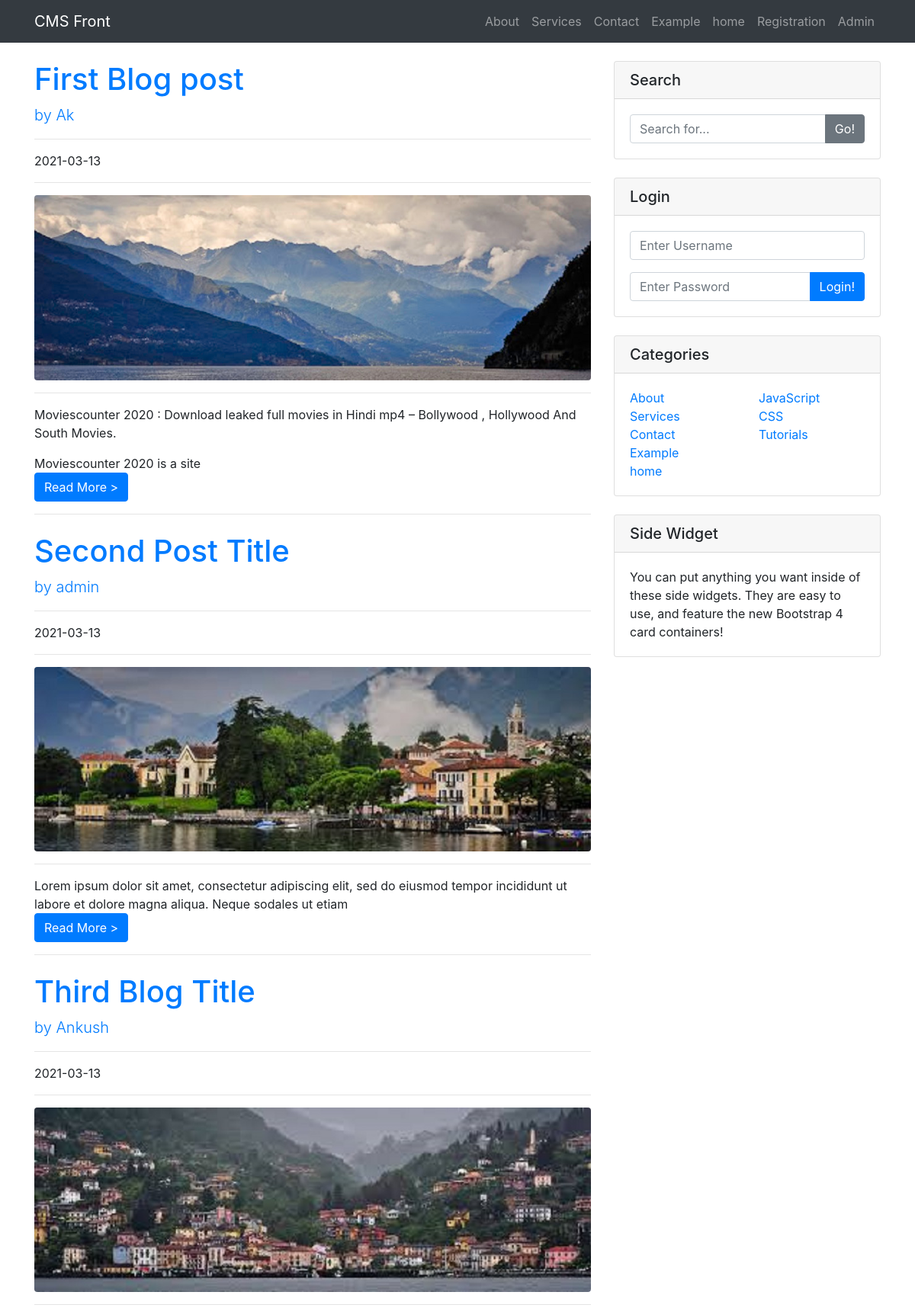
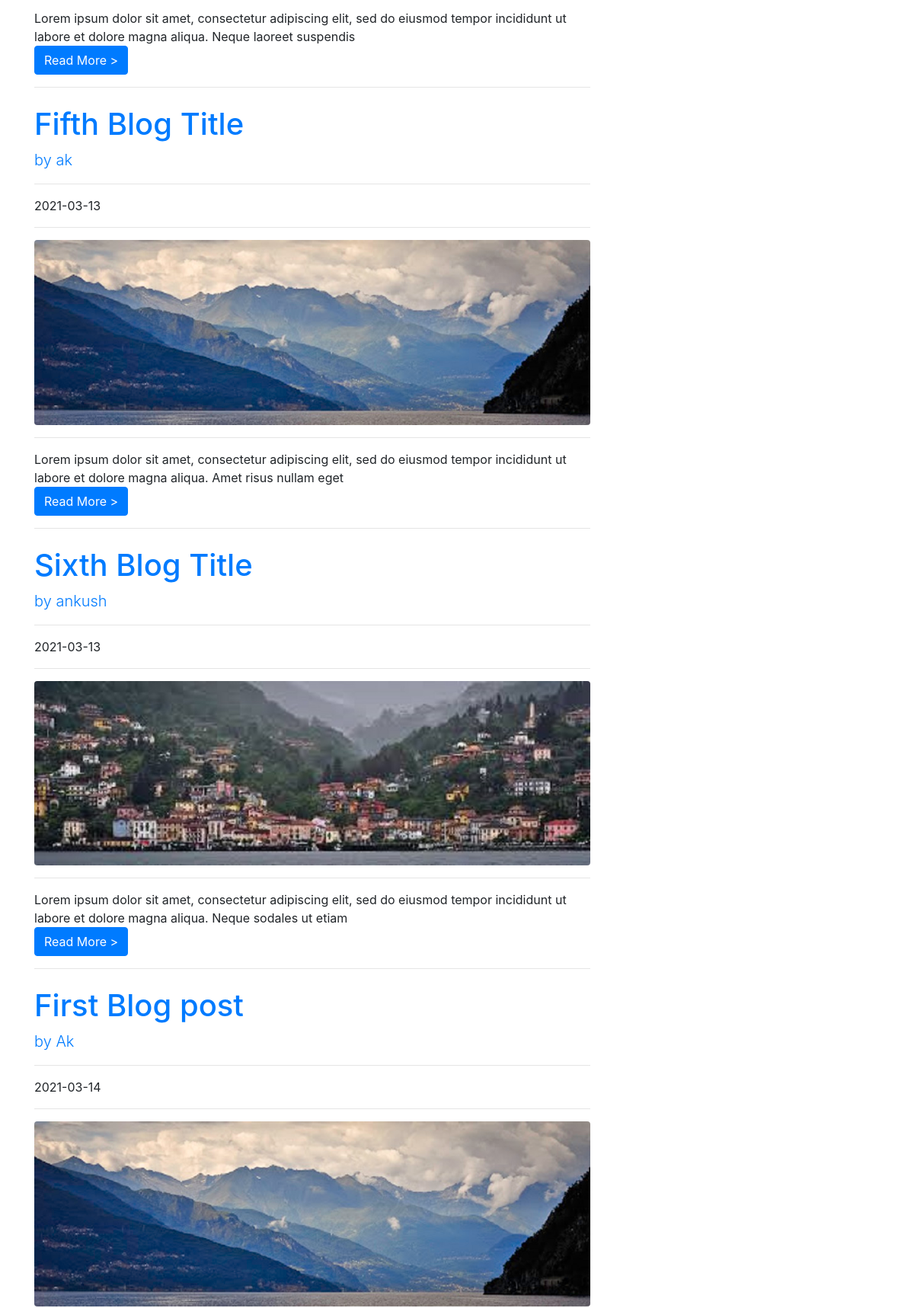
/index_old.php (upper part), run on the app's committed database (2 pictures, top to bottom).
### tables this page shows
CREATE TABLE `categories` (
  `cat_id` int(11) NOT NULL,
  `cat_title` varchar(255) NOT NULL
);

CREATE TABLE `posts` (
  `post_id` int(11) NOT NULL,
  `post_category_id` int(11) NOT NULL,
  `post_title` varchar(255) NOT NULL,
  `post_author` varchar(255) NOT NULL,
  `post_date` date NOT NULL,
  `post_image` text NOT NULL,
  `post_content` text NOT NULL,
  `post_tags` varchar(255) NOT NULL,
  `post_comment_count` int(11) NOT NULL,
  `post_status` varchar(255) NOT NULL DEFAULT 'draft',
  `post_views_count` int(11) NOT NULL
);

### index_old.php (the view, shortened to what this page needs)
<?php include "includes/db.php"; ?>
<!DOCTYPE html>
<html lang="en">
<head>
  <link href="vendor/bootstrap/css/bootstrap.min.css" rel="stylesheet">
  <link href="css/blog-post.css" rel="stylesheet">
</head>
<body>
<?php include "includes/navigations.php"; ?>
  <div class="container">
    <div class="row">
      <div class="col-lg-8">
          <?php
            $query = "SELECT * FROM posts ";
            $select_all_posts_query = mysqli_query($connection, $query);
            while ($row = mysqli_fetch_assoc($select_all_posts_query)) {
              $post_id = $row['post_id'];
              $post_title = $row['post_title'];
              $post_author = $row['post_author'];
              $post_date = $row['post_date'];
              $post_image = $row['post_image'];
              $post_content = substr($row['post_content'],0,150);
              $post_status = $row['post_status'];
              if($post_status == 'published') {
?>
        <h1 class="mt-4"> <a href="post.php?p_id=<?php echo $post_id; ?>"> <?php echo $post_title ?>  </h1>
        <p class="lead">
          by
          <a href="author_posts.php?author=<?php echo $post_author ?>&p_id=<?php echo $post_id ?>">  <?php echo $post_author ?> </a>
        </p>
        <hr>
        <p><?php echo $post_date ?> </p>
        <hr>
        <a href="post.php?p_id=<?php echo $post_id; ?>">
        <img class="img-fluid rounded" src="images/<?php echo $post_image ?>" alt="">
                </a>
        <hr>
              <?php echo $post_content ?>
                <br>
        <a href="post.php?p_id=<?php echo $post_id; ?>" class="btn btn-primary">Read More > </a>
        <hr>
        <?php
            }   }
          ?>
      </div>
      <?php include "includes/sidebar.php"; ?>
</body>
</html>

### includes/navigations.php (shortened to what this page needs)
<nav class="navbar navbar-expand-lg navbar-dark bg-dark fixed-top">
    <div class="container">
      <a class="navbar-brand" href="./index.php">CMS Front</a>
      <div class="collapse navbar-collapse" id="navbarResponsive">
        <ul class="navbar-nav ml-auto">
        <?php
          $query = "SELECT * FROM categories";
          $select_all_categories_query = mysqli_query($connection, $query);
          while($row = mysqli_fetch_assoc($select_all_categories_query)) {
            $cat_title = $row['cat_title'];
            $cat_id = $row['cat_id'];
            echo "<li class='nav-item'> <a class='nav-link' href='category.php?category=$cat_id'> {$cat_title} </a> </li>";
          }
        ?>
            <li class="nav-item">
            <a class="nav-link" href="registration.php">Registration</a>
            <li class="nav-item">
            <a class="nav-link" href="admin">Admin</a>
        </ul>
      </div>
    </div>
  </nav>

### includes/sidebar.php
    <div class="col-md-4">
      <div class="card my-4">
        <h5 class="card-header">Search</h5>
        <div class="card-body">
        <form action="search.php" method="post">
          <div class="input-group">
            <input name="search" type="text" class="form-control" placeholder="Search for...">
            <span class="input-group-append">
              <button class="btn btn-secondary" name="submit" type="submit">Go!</button>
            </span>
          </div>
          </form>
        </div>
      </div>
      <div class="card my-4">
        <h5 class="card-header">Login</h5>
        <div class="card-body">
        <form action="includes/login.php" method="post">
          <div class="form-group">
            <input name="username" type="text" class="form-control" placeholder="Enter Username">
            </div>
          <div class="input-group">
            <input name="password" type="password" class="form-control" placeholder="Enter Password">
            <span class="input-group-append">
              <button class="btn btn-primary" name="login" type="submit">Login!</button>
            </span>
          </div>
          </form>
        </div>
      </div>
      <div class="card my-4">
        <?php
        $query = "SELECT * FROM categories";
        $select_categories_sidebar = mysqli_query($connection, $query);
        ?>
        <h5 class="card-header">Categories</h5>
        <div class="card-body">
          <div class="row">
            <div class="col-lg-6">
              <ul class="list-unstyled mb-0">
                  <?php
                  while($row = mysqli_fetch_assoc($select_categories_sidebar)) {
                    $cat_title = $row['cat_title'];
                    $cat_id = $row['cat_id'];
                    echo "<li class='nav-item'> <a  href='category.php?category=$cat_id'> {$cat_title} </a> </li>";
                    }
                  ?>
              </ul>
            </div>
            <div class="col-lg-6">
              <ul class="list-unstyled mb-0">
                <li>
                  <a href="#">JavaScript</a>
                </li>
                <li>
                  <a href="#">CSS</a>
                </li>
                <li>
                  <a href="#">Tutorials</a>
                </li>
              </ul>
            </div>
          </div>
        </div>
      </div>
                    <?php include "widget.php"; ?>
    </div>
  </div>
</div>

### includes/widget.php
<div class="card my-4">
          <h5 class="card-header">Side Widget</h5>
          <div class="card-body">
            You can put anything you want inside of these side widgets. They are easy to use, and feature the new Bootstrap 4 card containers!
          </div>
        </div>

### css/blog-post.css (style rules this page uses)
body { padding-top: 56px; }

### data on the page
categories: cat_title "About"
categories: cat_title "Services"
categories: cat_title "Contact"
categories: cat_title "Example"
categories: cat_title "home"
posts: post_title "First Blog post", post_author "Ak", post_date "2021-03-13", post_image (picture), post_content "Moviescounter 2020 : Download leaked full movies in Hindi mp4 – Bollywood , Hollywood And South Movies. Moviescounter 2020 is a site"
posts: post_title "Second Post Title", post_author "admin", post_date "2021-03-13", post_image (picture), post_content "Lorem ipsum dolor sit amet, consectetur adipiscing elit, sed do eiusmod tempor incididunt ut labore et dolore magna aliqua. Neque sodales ut etiam"
posts: post_title "Third Blog Title", post_author "Ankush", post_date "2021-03-13", post_image (picture), post_content "Lorem ipsum dolor sit amet, consectetur adipiscing elit, sed do eiusmod tempor incididunt ut labore et dolore magna aliqua. Neque laoreet suspendis"
posts: post_title "Fifth Blog Title", post_author "ak", post_date "2021-03-13", post_image (picture), post_content "Lorem ipsum dolor sit amet, consectetur adipiscing elit, sed do eiusmod tempor incididunt ut labore et dolore magna aliqua. Amet risus nullam eget"
posts: post_title "Sixth Blog Title", post_author "ankush", post_date "2021-03-13", post_image (picture), post_content "Lorem ipsum dolor sit amet, consectetur adipiscing elit, sed do eiusmod tempor incididunt ut labore et dolore magna aliqua. Neque sodales ut etiam"
posts: post_title "First Blog post", post_author "Ak", post_date "2021-03-14", post_image (picture)
